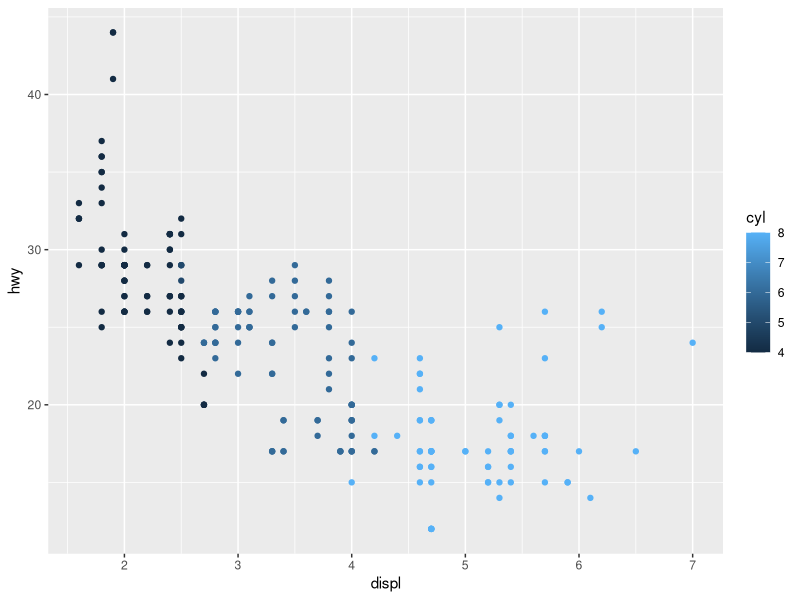

This chart was generated by the following R code:
install.packages("tidyverse")
library(tidyverse)

mpg |>
  ggplot(mapping = aes(x = displ,
                       y = hwy,
                       color = cyl)) +
  geom_point()